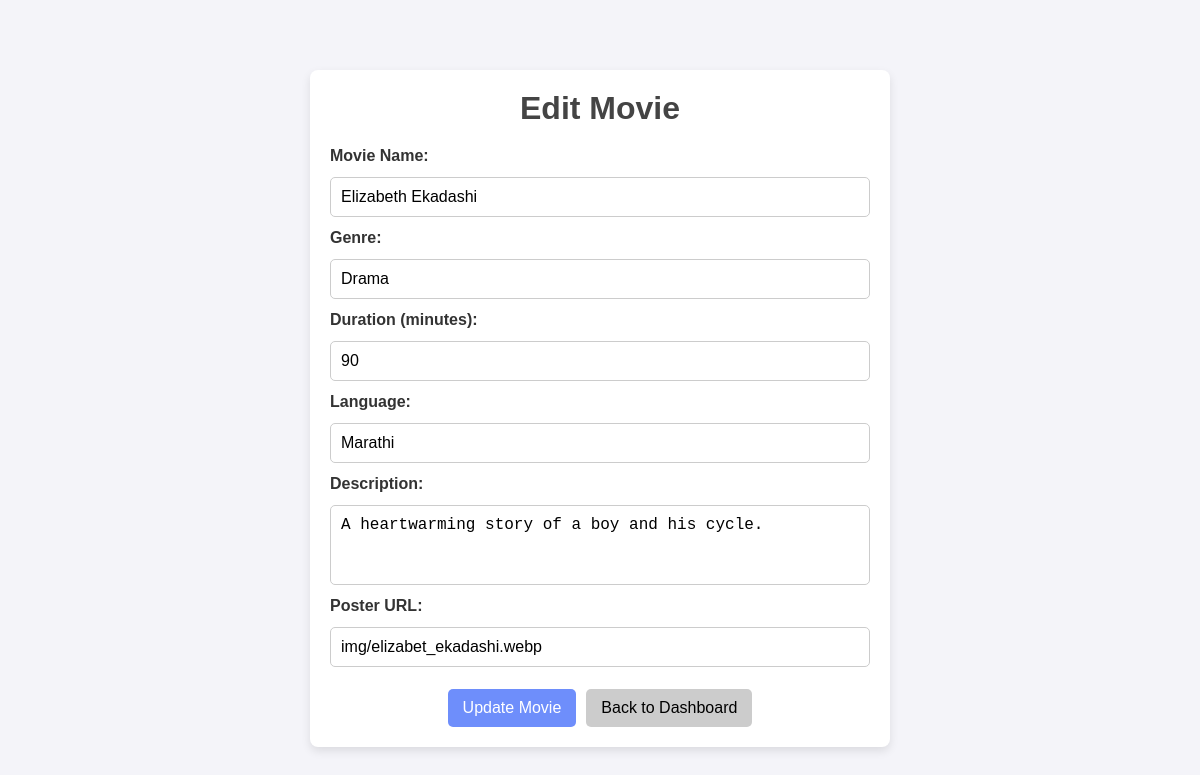
Screenshot of /admin/edit_movie.php?movie_id=2 (signed in) with the database file from the repository.
### tables this page shows
CREATE TABLE movie (
    movie_id INT AUTO_INCREMENT PRIMARY KEY,
    name VARCHAR(255),
    genre VARCHAR(255),
    duration INT,
    language VARCHAR(255),
    description TEXT,
    poster VARCHAR(255)
);

### admin/edit_movie.php (the view, shortened to what this page needs)
<?php
include '../database/db_connection.php';
$movie_id = $_GET['movie_id'];
if ($_SERVER['REQUEST_METHOD'] == 'POST') {
    $name = $_POST['name'];
    $genre = $_POST['genre'];
    $duration = $_POST['duration'];
    $language = $_POST['language'];
    $description = $_POST['description'];
    $poster = $_POST['poster'];
    $stmt = $conn->prepare("UPDATE movie SET name=?, genre=?, duration=?, language=?, description=?, poster=? WHERE movie_id=?");
    $stmt->bind_param("ssisssi", $name, $genre, $duration, $language, $description, $poster, $movie_id);
    if ($stmt->execute()) {
        header("Location: admin_dashboard.php#movies");
        exit;
    } else {
        $error = "Failed to update movie.";
    }
    $stmt->close();
    $conn->close();
} else {
    $stmt = $conn->prepare("SELECT * FROM movie WHERE movie_id=?");
    $stmt->bind_param("i", $movie_id);
    $stmt->execute();
    $movie = $stmt->get_result()->fetch_assoc();
}
?>
<!DOCTYPE html>
<html lang="en">
<head>
</head>
<body>
    <div class="edit-movie-container">
        <h1>Edit Movie</h1>
        <form method="post">
            <label>Movie Name:</label>
            <input type="text" name="name" value="<?= htmlspecialchars($movie['name']) ?>" required>
            <label>Genre:</label>
            <input type="text" name="genre" value="<?= htmlspecialchars($movie['genre']) ?>" required>
            <label>Duration (minutes):</label>
            <input type="number" name="duration" value="<?= htmlspecialchars($movie['duration']) ?>" required>
            <label>Language:</label>
            <input type="text" name="language" value="<?= htmlspecialchars($movie['language']) ?>" required>
            <label>Description:</label>
            <textarea name="description" required><?= htmlspecialchars($movie['description']) ?></textarea>
            <label>Poster URL:</label>
            <input type="text" name="poster" value="<?= htmlspecialchars($movie['poster']) ?>" required>
            <div class="btn-container">
                <button type="submit">Update Movie</button>
                <a href="admin_dashboard.php#movies" class="back-btn" style="text-decoration: none; padding: 10px 15px; border-radius: 5px; border: none; display: inline-block;">Back to Dashboard</a>
            </div>
        </form>
    </div>
</body>
</html>

### admin/edit_movie.php (style rules this page uses)
* { margin: 0; padding: 0; box-sizing: border-box; }
body { font-family: Arial, sans-serif; background: #f4f4f9; color: #333; padding: 20px; }
.edit-movie-container { width: 50%; max-width: 600px; margin: 50px auto; padding: 20px; background: white; border-radius: 8px; box-shadow: 0 4px 10px rgba(0, 0, 0, 0.1); text-align: center; }
h1 { font-size: 2rem; color: #444; margin-bottom: 20px; }
form { display: flex; flex-direction: column; gap: 12px; }
label { font-weight: bold; text-align: left; }
input, textarea { width: 100%; padding: 10px; font-size: 1rem; border: 1px solid #ccc; border-radius: 5px; outline: none; }
textarea { resize: none; height: 80px; }
.btn-container { display: flex; gap: 10px; justify-content: center; margin-top: 10px; }
button { padding: 10px 15px; background: #6e8efb; color: white; border: none; border-radius: 5px; font-size: 1rem; cursor: pointer; transition: background 0.3s ease; }
.back-btn { background: #ccc; color: black; }

### rows the page displays
movie: name "Elizabeth Ekadashi", genre "Drama", duration "90", language "Marathi", description "A heartwarming story of a boy and his cycle.", poster "img/elizabet_ekadashi.webp"
